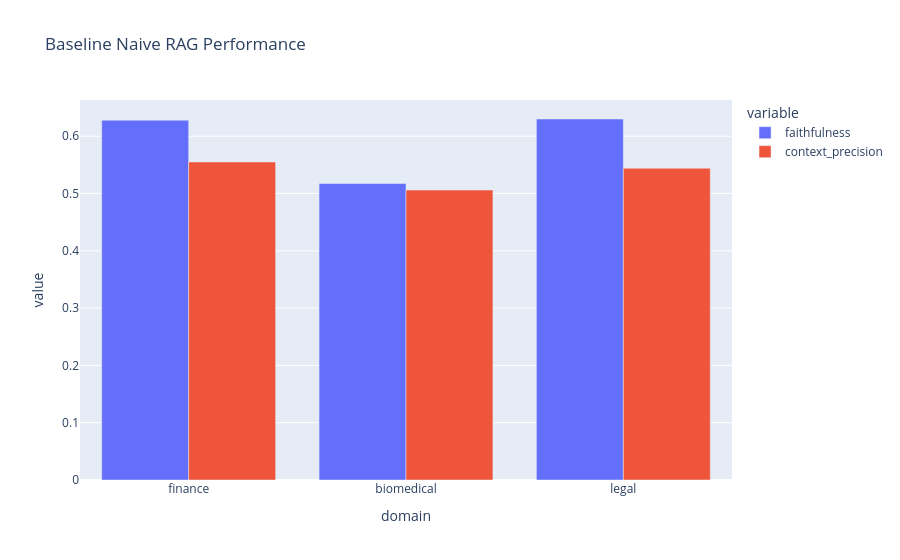

Notebook cell for this chart:
### Markdown cell above
## 4. Baseline Evaluation (RAGAS)

How does the Naive pipeline actually perform? We evaluate it using **RAGAS** across 4 metrics:
- `Faithfulness`: Is the answer derived *only* from the context?
- `Answer Relevancy`: Does the answer actually address the question?
- `Context Precision`: Are the retrieved docs highly relevant?
- `Context Recall`: Did we retrieve all the information needed?

As seen below, context precision and recall are often the weakest links in the baseline pipeline.\n\n### Suggested Visualizations
*   **RAGAS 4-metric grouped bar chart (Baseline)** — faithfulness, answer relevancy, context precision, context recall.
*   **Per-metric score distribution** — violin or box plot showing spread of faithfulness scores.

### Code cell
if not eval_df.empty:
    naive_df = eval_df[eval_df['variant'] == 'naive']
    display(Markdown('### Naive Pipeline Scores'))
    display(naive_df[['domain', 'faithfulness', 'answer_relevancy', 'context_precision', 'context_recall', 'average']])
    
    fig = px.bar(naive_df, x='domain', y=['faithfulness', 'context_precision'], 
                 barmode='group', title='Baseline Naive RAG Performance')
    fig.show()

### Figure 1 — Plotly figure (JSON) as saved in the notebook; plotly's stock layout.template omitted (floating-point values rounded to 4 significant figures)
{"data": [{"alignmentgroup": "True", "hovertemplate": "variable=faithfulness<br>domain=%{x}<br>value=%{y}<extra></extra>", "legendgroup": "faithfulness", "marker": {"color": "#636efa", "pattern": {"shape": ""}}, "name": "faithfulness", "offsetgroup": "faithfulness", "orientation": "v", "showlegend": true, "textposition": "auto", "type": "bar", "x": ["finance", "biomedical", "legal"], "xaxis": "x", "y": [0.6279, 0.5174, 0.63], "yaxis": "y"}, {"alignmentgroup": "True", "hovertemplate": "variable=context_precision<br>domain=%{x}<br>value=%{y}<extra></extra>", "legendgroup": "context_precision", "marker": {"color": "#EF553B", "pattern": {"shape": ""}}, "name": "context_precision", "offsetgroup": "context_precision", "orientation": "v", "showlegend": true, "textposition": "auto", "type": "bar", "x": ["finance", "biomedical", "legal"], "xaxis": "x", "y": [0.555, 0.506, 0.5441], "yaxis": "y"}], "layout": {"barmode": "group", "legend": {"title": {"text": "variable"}, "tracegroupgap": 0}, "title": {"text": "Baseline Naive RAG Performance"}, "xaxis": {"anchor": "y", "domain": [0.0, 1.0], "title": {"text": "domain"}}, "yaxis": {"anchor": "x", "domain": [0.0, 1.0], "title": {"text": "value"}}}}
